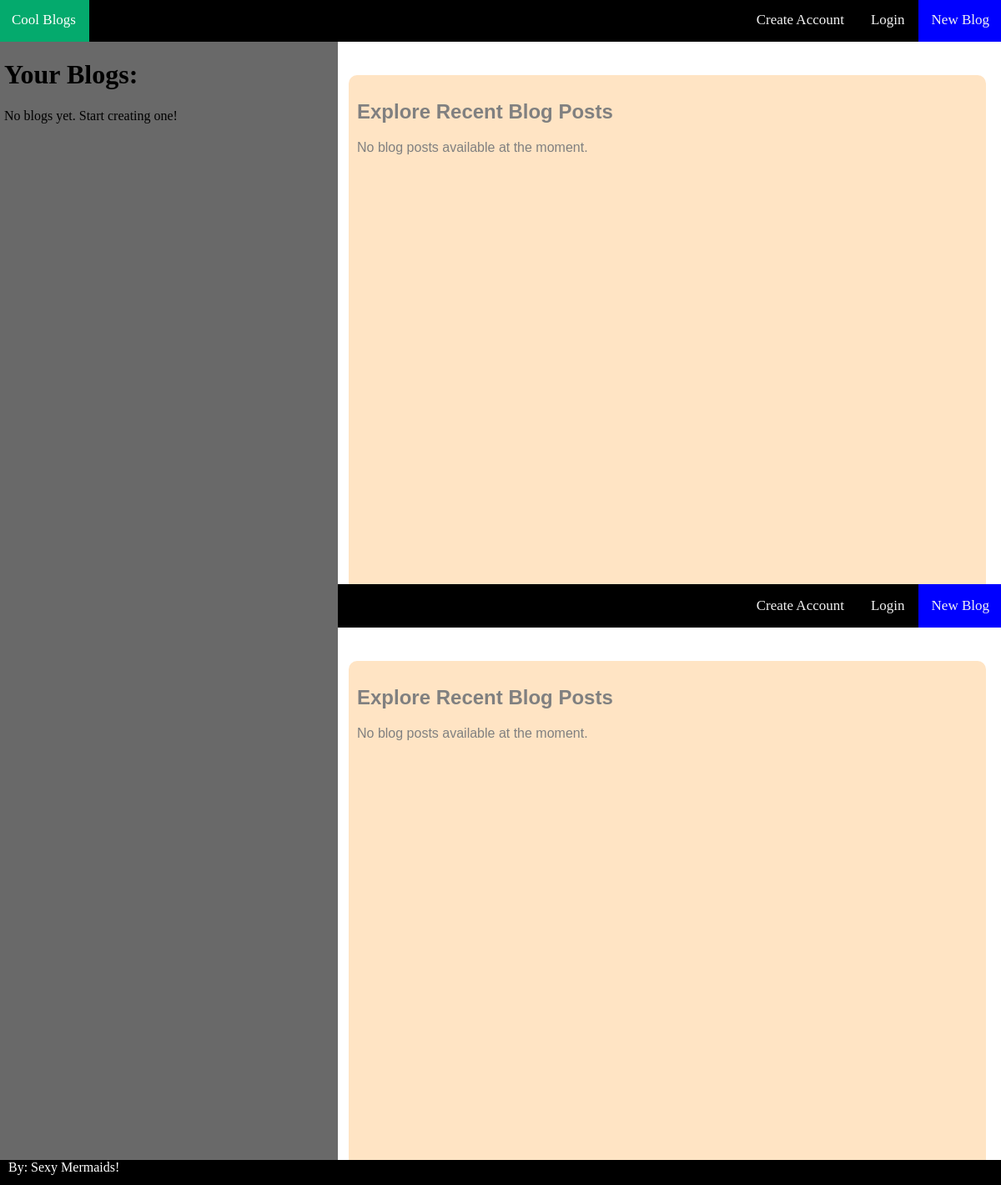
Before: / with the older database file.
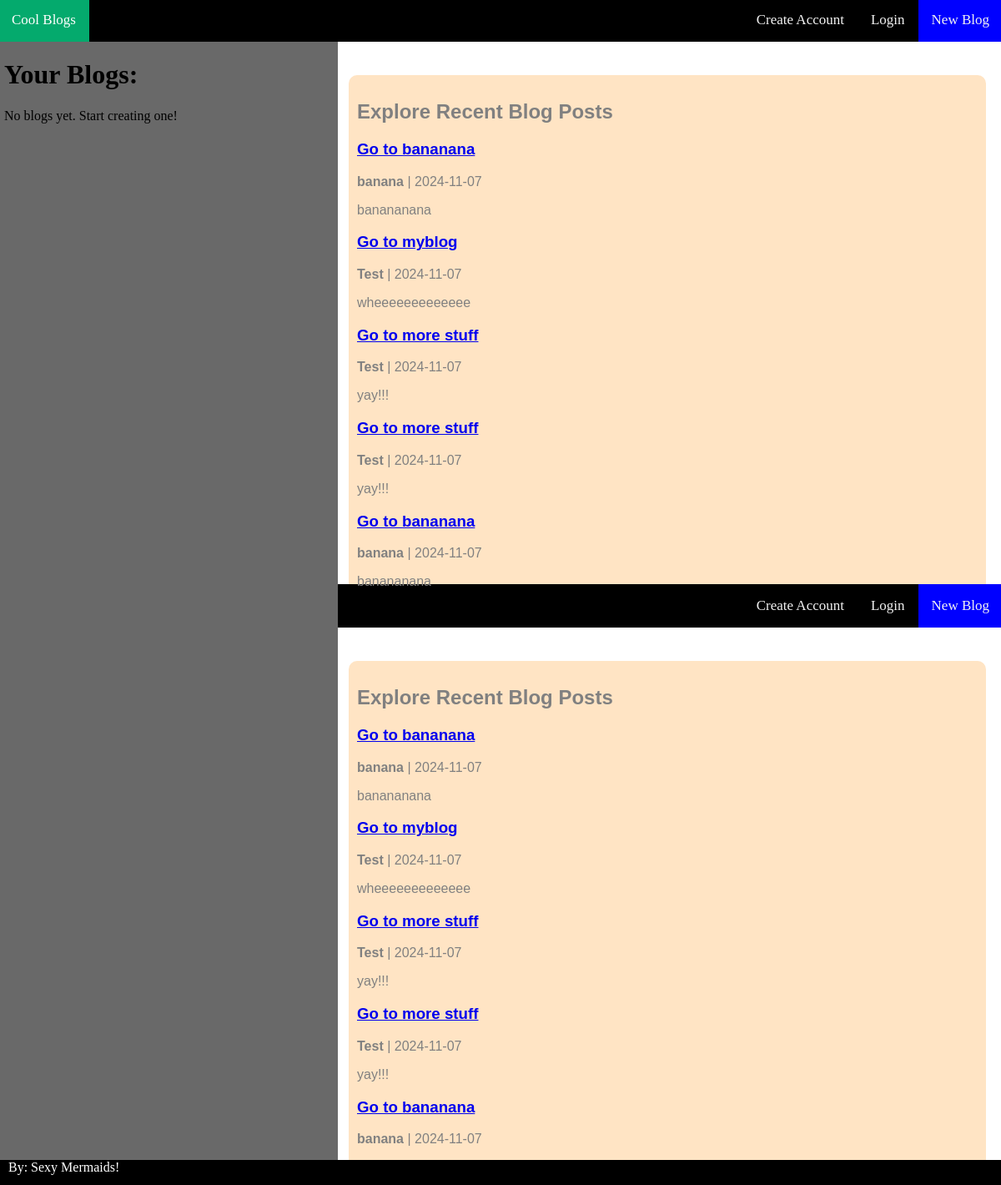
After: the same page with the newer database file.
### tables this page shows
CREATE TABLE entries (blogname TEXT, title TEXT, entry TEXT, date TEXT);

### app.py (the view)
@app.route("/")
def disp_homepage():
    rentry1 = getRandomEntry()
    if not rentry1[0]:  # If no valid entry found
        rentry1 = None
    rentry2 = getRandomEntry()
    if not rentry2[0]:  # If no valid entry found
        rentry2 = None
    rentry3 = getRandomEntry()
    if not rentry3[0]:  # If no valid entry found
        rentry3 = None
    rentry4 = getRandomEntry()
    if not rentry4[0]:  # If no valid entry found
        rentry4 = None
    rentry5 = getRandomEntry()
    if not rentry5[0]:  # If no valid entry found
        rentry5 = None
    entries = [rentry1, rentry2, rentry3, rentry4, rentry5]
    entries = [entry for entry in entries if entry is not None]  # Remove None entries
    myTitle, myBlogname, myText, myDate = "", "", "", ""  # Default values
    uname = ""  # Ensure uname is always defined
    if 'username' in session:
        logged = True
        uname = session['username']  # Assign uname if logged in
        myEntry = getMostRecentEntry(uname)
        if myEntry:
            myBlogname, myTitle, myText, myDate = myEntry
        else:
            myBlogname, myTitle, myText, myDate = "", "", "You have no entries yet.", ""  # Default message when no entries
    else:
        logged = False
    return render_template("homepage.html",
                           myTitle=myTitle,
                           entries=entries,
                           no_entries_message=myText,
                           logged=logged,
                           uname=uname)

### build_db.py (called while the page is built)
def get_db():
    db = sqlite3.connect(DB_FILE, check_same_thread=False)
    return db

def getRandomEntry():
    db = get_db()
    c = db.cursor()
    c.execute("SELECT blogname, title, entry, date FROM entries ORDER BY RANDOM() LIMIT 1")
    result = c.fetchone()  # Fetches a random entry
    return result if result else (None, None, None, None)

### templates/homepage.html (shortened to what this page needs)
<!DOCTYPE html>
<html>
<head>
    <link rel="stylesheet" href="{{ url_for('static', filename='homestyle.css') }}">
</head>
<body>
    <div class="topnav">
        <a class="active">Cool Blogs</a>
        <a class="new" href="/edit">New Blog</a>
        {% if logged %}
            <a href="/logout">Logout</a>
            <a>Welcome, {{ uname }}!</a>
        {% else %}
            <a href="/login">Login</a>
            <a href="/create">Create Account</a>
        {% endif %}
    </div>
    <div class="sidenav">
        <h1>Your Blogs:</h1>
        {% if logged and myTitle %}
            <a href="{{ url_for('thisBlog', title=myTitle) }}">Go to {{ myTitle }}</a>
        {% else %}
            <p>No blogs yet. Start creating one!</p>
        {% endif %}
    </div>
    <div class="main">
        <h2>Explore Recent Blog Posts</h2>
        {% if entries %}
            {% for blogname, title, entry, date in entries %}
                <div class="blog-post">
                    <h3><a href="{{ url_for('thisBlog', title=title) }}">Go to {{ title }}</a></h3>
                    <p><strong>{{ blogname }}</strong> | {{ date }}</p>
                    <p>{{ entry }}</p>
                </div>
            {% endfor %}
        {% else %}
            <p>No blog posts available at the moment.</p>
        {% endif %}
    </div>
    <footer>
    </footer>
</body>
</html>
<!DOCTYPE html>
<html>
<head>
    <link rel="stylesheet" href="{{ url_for('static', filename='homestyle.css') }}">
</head>
<body>
    <div class="topnav">
        <a class="active">Cool Blogs</a>
        <a class="new" href="/edit">New Blog</a>
        {% if logged %}
            <a href="/logout">Logout</a>
            <a>Welcome, {{ uname }}!</a>
        {% else %}
            <a href="/login">Login</a>
            <a href="/create">Create Account</a>
        {% endif %}
    </div>
    <div class="sidenav">
        <h1>Your Blogs:</h1>
        {% if logged and myTitle %}
            <a href="{{ url_for('thisBlog', title=myTitle) }}">Go to {{ myTitle }}</a>
        {% else %}
            <p>No blogs yet. Start creating one!</p>
        {% endif %}
    </div>
    <div class="main">
        <h2>Explore Recent Blog Posts</h2>
        {% if entries %}
            {% for blogname, title, entry, date in entries %}
                <div class="blog-post">
                    <h3><a href="{{ url_for('thisBlog', title=title) }}">Go to {{ title }}</a></h3>
                    <p><strong>{{ blogname }}</strong> | {{ date }}</p>
                    <p>{{ entry }}</p>
                </div>
            {% endfor %}
        {% else %}
            <p>No blog posts available at the moment.</p>
        {% endif %}
    </div>
    <footer>
        By: Sexy Mermaids!
    </footer>
</body>
</html>

### static/homestyle.css (style rules this page uses)
.topnav { background-color: black; overflow: hidden; margin: -10px; }
.topnav a { float: right; color: #f2f2f2; text-align: center; padding: 16px; text-decoration: none; font-size: 17px; }
.topnav a.new { background-color:blue; }
.topnav a.active { float: left; background-color: #04AA6D; color: white; font-size: 17px; }
.sidenav { height: 100%; width: 400px; position: fixed; top: 50px; left: 1; background-color: dimgray; overflow-x: hidden; padding-top: 0px; padding-left: 5px; left: 0px; }
.main { margin-left: 410px; margin-right: 10px; margin-top: 50px; padding: 0px 10px; color: black; height:600px; width:100%-420px; overflow:auto; background-color:bisque; color:grey; scrollbar-base-color:gold; font-family:sans-serif; padding:10px; border-radius: 10px; }
footer { position:fixed; left: 0px; padding-left:10px; bottom:0px; height:30px; width:100%; background:black; color: white; }

Changed rows visible on the page:
added entries: title "bananana", blogname "banana", date "2024-11-07", entry "banananana"
added entries: title "myblog", blogname "Test", date "2024-11-07", entry "wheeeeeeeeeeeee"
added entries: title "more stuff", blogname "Test", date "2024-11-07", entry "yay!!!"
Other visible differences:
text no longer shown: "No blog posts available at the moment. No blog posts available at the moment."
